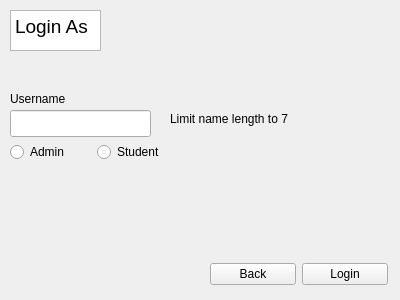
<?xml version="1.0" encoding="UTF-8"?>
<ui version="4.0">
 <class>loginPage</class>
 <widget class="QWidget" name="loginPage">
  <property name="geometry">
   <rect>
    <x>0</x>
    <y>0</y>
    <width>400</width>
    <height>300</height>
   </rect>
  </property>
  <property name="windowTitle">
   <string>User Login Page</string>
  </property>
  <widget class="QTextBrowser" name="textBrowser">
   <property name="geometry">
    <rect>
     <x>10</x>
     <y>10</y>
     <width>91</width>
     <height>41</height>
    </rect>
   </property>
   <property name="html">
    <string>&lt;!DOCTYPE HTML PUBLIC &quot;-//W3C//DTD HTML 4.0//EN&quot; &quot;http://www.w3.org/TR/REC-html40/strict.dtd&quot;&gt;
&lt;html&gt;&lt;head&gt;&lt;meta name=&quot;qrichtext&quot; content=&quot;1&quot; /&gt;&lt;style type=&quot;text/css&quot;&gt;
p, li { white-space: pre-wrap; }
&lt;/style&gt;&lt;/head&gt;&lt;body style=&quot; font-family:'Ubuntu'; font-size:11pt; font-weight:400; font-style:normal;&quot;&gt;
&lt;p style=&quot; margin-top:0px; margin-bottom:0px; margin-left:0px; margin-right:0px; -qt-block-indent:0; text-indent:0px;&quot;&gt;&lt;span style=&quot; font-size:14pt;&quot;&gt;Login As&lt;/span&gt;&lt;/p&gt;&lt;/body&gt;&lt;/html&gt;</string>
   </property>
  </widget>
  <widget class="QWidget" name="layoutWidget">
   <property name="geometry">
    <rect>
     <x>210</x>
     <y>260</y>
     <width>178</width>
     <height>29</height>
    </rect>
   </property>
   <layout class="QHBoxLayout" name="horizontalLayout">
    <item>
     <widget class="QPushButton" name="pushButton">
      <property name="text">
       <string>Back</string>
      </property>
     </widget>
    </item>
    <item>
     <widget class="QPushButton" name="loginButton">
      <property name="text">
       <string>Login</string>
      </property>
     </widget>
    </item>
   </layout>
  </widget>
  <widget class="QLabel" name="label">
   <property name="geometry">
    <rect>
     <x>10</x>
     <y>90</y>
     <width>81</width>
     <height>17</height>
    </rect>
   </property>
   <property name="text">
    <string>Username</string>
   </property>
  </widget>
  <widget class="QLineEdit" name="loginLineEdit">
   <property name="geometry">
    <rect>
     <x>10</x>
     <y>110</y>
     <width>141</width>
     <height>27</height>
    </rect>
   </property>
  </widget>
  <widget class="QWidget" name="layoutWidget">
   <property name="geometry">
    <rect>
     <x>10</x>
     <y>140</y>
     <width>167</width>
     <height>24</height>
    </rect>
   </property>
   <layout class="QHBoxLayout" name="horizontalLayout_2">
    <item>
     <widget class="QRadioButton" name="adminradioButton">
      <property name="text">
       <string>Admin</string>
      </property>
     </widget>
    </item>
    <item>
     <widget class="QRadioButton" name="studentradioButton">
      <property name="text">
       <string>Student</string>
      </property>
     </widget>
    </item>
   </layout>
  </widget>
  <widget class="QLabel" name="label_2">
   <property name="geometry">
    <rect>
     <x>170</x>
     <y>110</y>
     <width>131</width>
     <height>17</height>
    </rect>
   </property>
   <property name="text">
    <string>Limit name length to 7</string>
   </property>
  </widget>
 </widget>
 <resources/>
 <connections/>
</ui>
